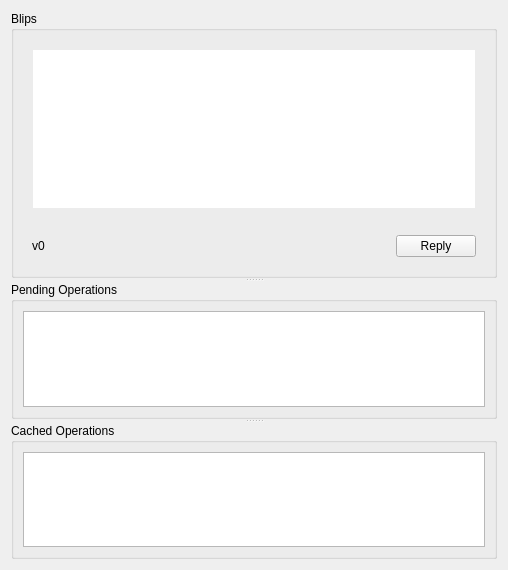
<?xml version="1.0" encoding="UTF-8"?>
<ui version="4.0">
 <class>UserWindow</class>
 <widget class="QWidget" name="UserWindow">
  <property name="geometry">
   <rect>
    <x>0</x>
    <y>0</y>
    <width>508</width>
    <height>570</height>
   </rect>
  </property>
  <property name="windowTitle">
   <string>User &quot;NoName&quot;</string>
  </property>
  <layout class="QVBoxLayout" name="verticalLayout_5">
   <item>
    <widget class="QSplitter" name="splitter">
     <property name="orientation">
      <enum>Qt::Vertical</enum>
     </property>
     <widget class="QGroupBox" name="groupBox">
      <property name="title">
       <string>Blips</string>
      </property>
      <layout class="QVBoxLayout" name="verticalLayout_2">
       <item>
        <widget class="QScrollArea" name="blipArea">
         <property name="minimumSize">
          <size>
           <width>0</width>
           <height>180</height>
          </size>
         </property>
         <property name="palette">
          <palette>
           <active>
            <colorrole role="Base">
             <brush brushstyle="SolidPattern">
              <color alpha="255">
               <red>255</red>
               <green>255</green>
               <blue>255</blue>
              </color>
             </brush>
            </colorrole>
            <colorrole role="Window">
             <brush brushstyle="SolidPattern">
              <color alpha="0">
               <red>224</red>
               <green>223</green>
               <blue>222</blue>
              </color>
             </brush>
            </colorrole>
           </active>
           <inactive>
            <colorrole role="Base">
             <brush brushstyle="SolidPattern">
              <color alpha="255">
               <red>255</red>
               <green>255</green>
               <blue>255</blue>
              </color>
             </brush>
            </colorrole>
            <colorrole role="Window">
             <brush brushstyle="SolidPattern">
              <color alpha="0">
               <red>224</red>
               <green>223</green>
               <blue>222</blue>
              </color>
             </brush>
            </colorrole>
           </inactive>
           <disabled>
            <colorrole role="Base">
             <brush brushstyle="SolidPattern">
              <color alpha="0">
               <red>224</red>
               <green>223</green>
               <blue>222</blue>
              </color>
             </brush>
            </colorrole>
            <colorrole role="Window">
             <brush brushstyle="SolidPattern">
              <color alpha="0">
               <red>224</red>
               <green>223</green>
               <blue>222</blue>
              </color>
             </brush>
            </colorrole>
           </disabled>
          </palette>
         </property>
         <property name="frameShape">
          <enum>QFrame::NoFrame</enum>
         </property>
         <property name="frameShadow">
          <enum>QFrame::Plain</enum>
         </property>
         <property name="lineWidth">
          <number>0</number>
         </property>
         <property name="widgetResizable">
          <bool>true</bool>
         </property>
         <widget class="QWidget" name="scrollAreaWidgetContents">
          <property name="geometry">
           <rect>
            <x>0</x>
            <y>0</y>
            <width>482</width>
            <height>180</height>
           </rect>
          </property>
          <layout class="QVBoxLayout" name="verticalLayout">
           <item>
            <widget class="QTextEdit" name="rootBlip">
             <property name="sizePolicy">
              <sizepolicy hsizetype="Expanding" vsizetype="Fixed">
               <horstretch>0</horstretch>
               <verstretch>0</verstretch>
              </sizepolicy>
             </property>
             <property name="minimumSize">
              <size>
               <width>0</width>
               <height>160</height>
              </size>
             </property>
             <property name="maximumSize">
              <size>
               <width>16777215</width>
               <height>160</height>
              </size>
             </property>
            </widget>
           </item>
           <item>
            <spacer name="verticalSpacer">
             <property name="orientation">
              <enum>Qt::Vertical</enum>
             </property>
             <property name="sizeHint" stdset="0">
              <size>
               <width>20</width>
               <height>40</height>
              </size>
             </property>
            </spacer>
           </item>
          </layout>
         </widget>
        </widget>
       </item>
       <item>
        <widget class="QWidget" name="widget" native="true">
         <layout class="QHBoxLayout" name="horizontalLayout">
          <item>
           <widget class="QLabel" name="lblVersion">
            <property name="text">
             <string>v0</string>
            </property>
           </widget>
          </item>
          <item>
           <spacer name="horizontalSpacer">
            <property name="orientation">
             <enum>Qt::Horizontal</enum>
            </property>
            <property name="sizeHint" stdset="0">
             <size>
              <width>486</width>
              <height>20</height>
             </size>
            </property>
           </spacer>
          </item>
          <item>
           <widget class="QPushButton" name="cmdReply">
            <property name="text">
             <string>Reply</string>
            </property>
           </widget>
          </item>
         </layout>
        </widget>
       </item>
      </layout>
     </widget>
     <widget class="QGroupBox" name="groupBox_3">
      <property name="title">
       <string>Pending Operations</string>
      </property>
      <layout class="QVBoxLayout" name="verticalLayout_4">
       <item>
        <widget class="QTableView" name="tblPending"/>
       </item>
      </layout>
     </widget>
     <widget class="QGroupBox" name="groupBox_2">
      <property name="sizePolicy">
       <sizepolicy hsizetype="Preferred" vsizetype="Expanding">
        <horstretch>0</horstretch>
        <verstretch>0</verstretch>
       </sizepolicy>
      </property>
      <property name="title">
       <string>Cached Operations</string>
      </property>
      <layout class="QVBoxLayout" name="verticalLayout_3">
       <item>
        <widget class="QTableView" name="tblCached"/>
       </item>
      </layout>
     </widget>
    </widget>
   </item>
  </layout>
 </widget>
 <resources/>
 <connections/>
</ui>
